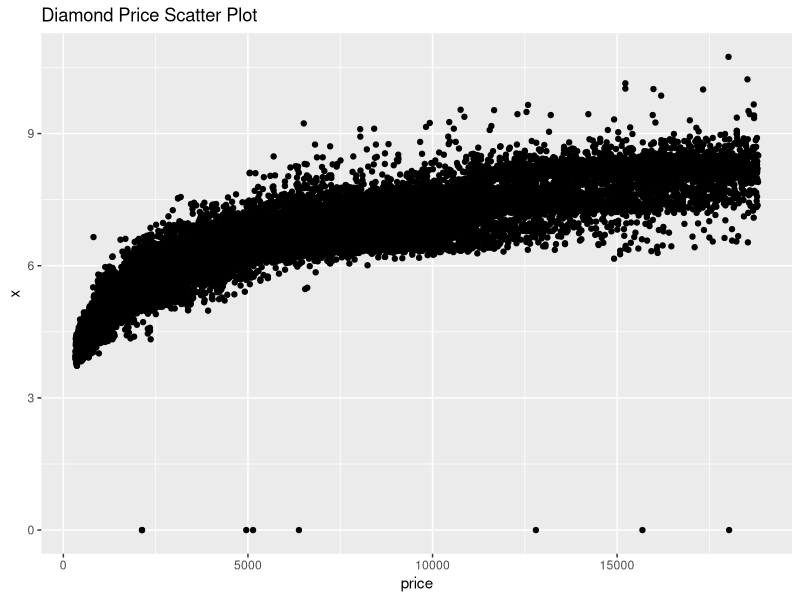
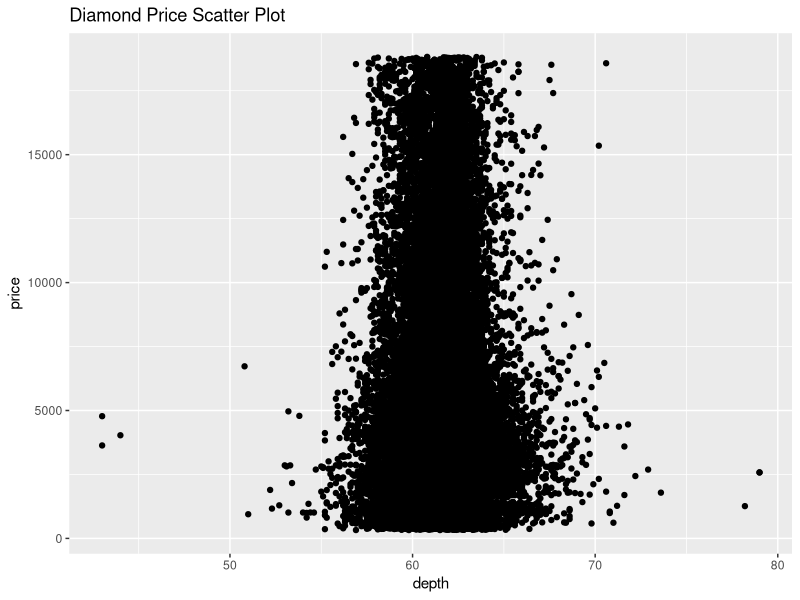
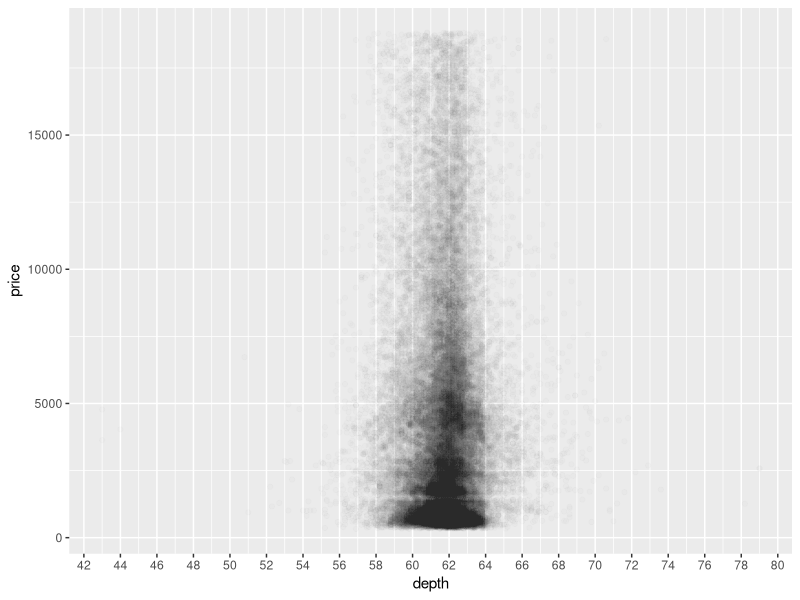
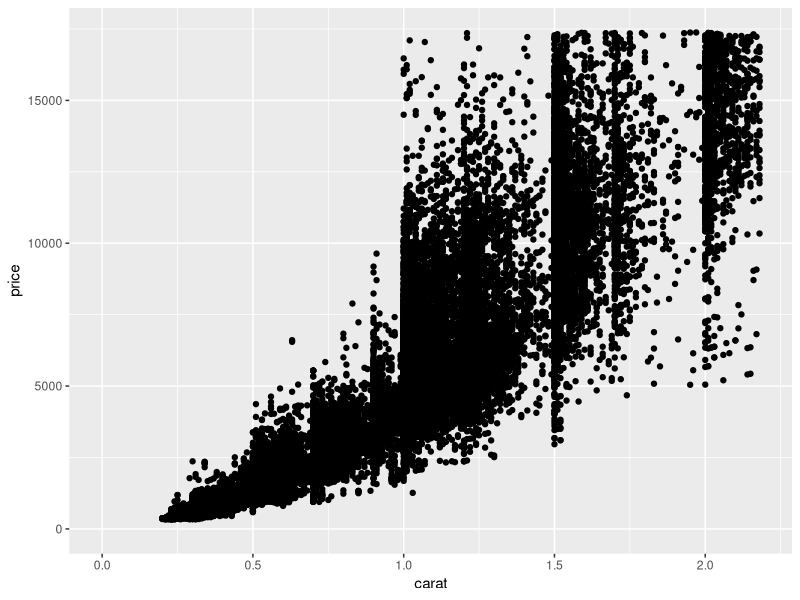
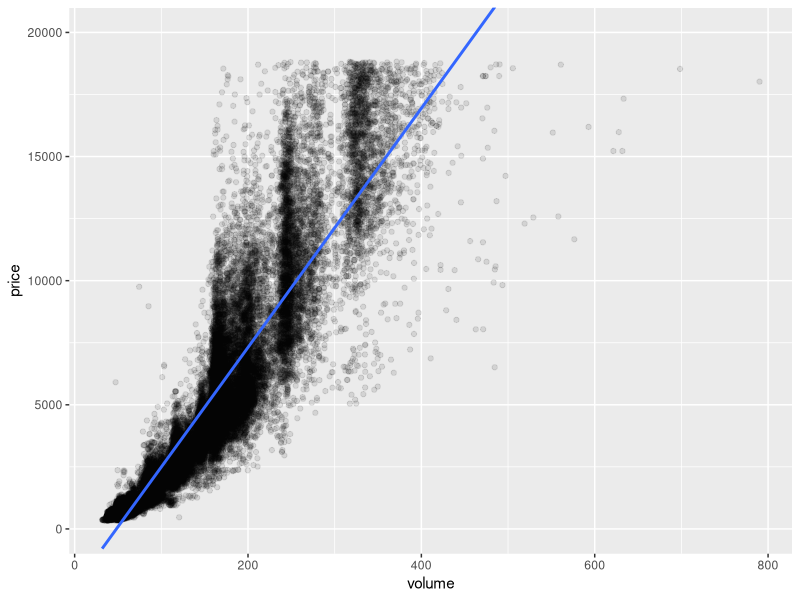
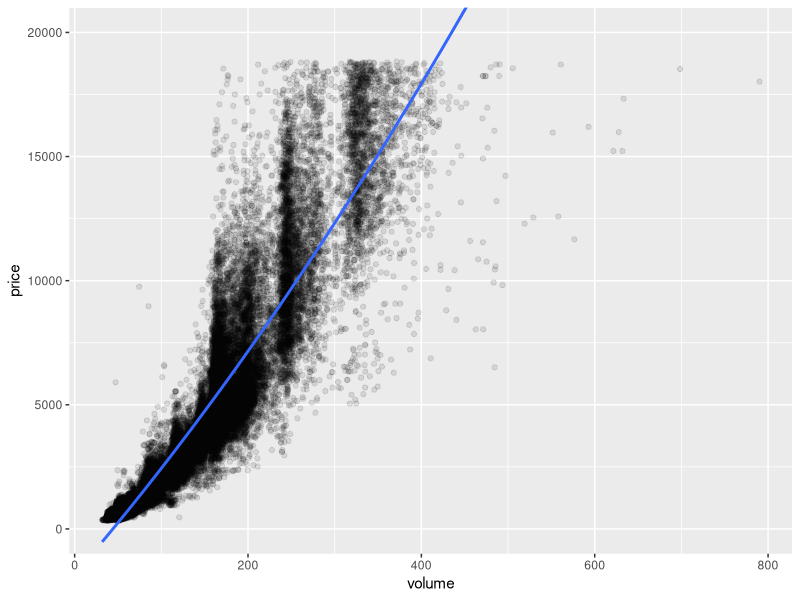
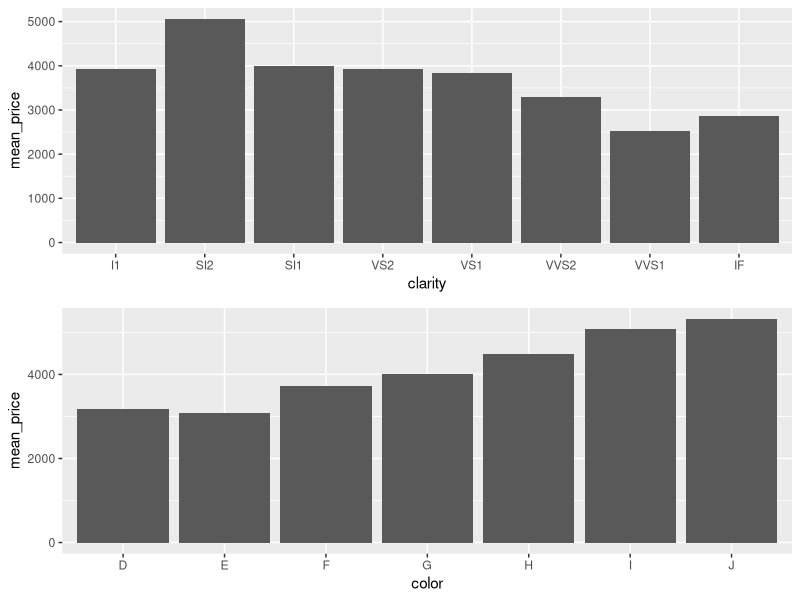

R code for these plots, in order:
## ---- chunk 1
library(ggplot2)
data("diamonds")
summary(diamonds)
str(diamonds)
#?diamonds
## ---- chunk 2
ggplot(aes(x = price, y = x), data = diamonds) + 
  geom_point() +
  ggtitle("Diamond Price Scatter Plot")
## ---- chunk 3
cor.test(diamonds$x, diamonds$price)
cor.test(diamonds$y, diamonds$price)
cor.test(diamonds$z, diamonds$price)
## ---- chunk 4
ggplot(aes(x = depth, y = price), data = diamonds) + 
  geom_point() +
  ggtitle("Diamond Price Scatter Plot")
## ---- chunk 5
ggplot(data = diamonds, aes(x = depth, y = price)) + 
  geom_point(alpha = 1/100) + 
  scale_x_continuous(breaks =  seq(40,80,2), labels =  seq(40,80,2))

## ---- chunk 6
cor.test(diamonds$depth, diamonds$price)
## ---- chunk 7
ggplot(data = diamonds,aes(x = carat, y = price)) + 
  xlim(0,quantile(diamonds$carat,0.99)) +
  ylim(0,quantile(diamonds$price,0.99)) +
  geom_point()
## ---- chunk 8
diamonds$volume = diamonds$x*diamonds$y*diamonds$z
str(diamonds)

# There are some outliers. Some diamonds have a valume of 0. 
length(which(diamonds$volume == 0))
## ---- chunk 9
diamonds.set = subset(diamonds, volume != 0 & volume < 800 )
cor.test(diamonds.set$volume, diamonds.set$price)
## ---- chunk 10
ggplot(diamonds.set, aes(x = volume, y = price)) +
  geom_point(alpha = 0.10) +
  geom_smooth(method = "lm") +
  coord_cartesian(ylim = c(0,20000))

# Looking at polynimoal functions of order 2
ggplot(diamonds.set, aes(x = volume, y = price)) +
  geom_point(alpha = 0.10) +
  geom_smooth(method = "lm", formula = y ~ poly(x, 2)) +
  coord_cartesian(ylim = c(0,20000))
## ---- chunk 11
suppressMessages(library(ggplot2))
suppressMessages(library(dplyr))
data(diamonds)

diamondsByClarity = group_by(diamonds,clarity) %>% 
                                summarise(
                                mean_price = mean(price),
                                median_price = median(as.numeric(price)),
                                min_price = min(price),
                                max_price = max(price),
                                n = n())
head(diamondsByClarity)
## ---- chunk 12
data(diamonds)
library(dplyr)

#install.packages("gridExtra")
library(gridExtra)

diamonds_by_clarity <- group_by(diamonds, clarity)
diamonds_mp_by_clarity <- summarise(diamonds_by_clarity, mean_price = mean(price))

diamonds_by_color <- group_by(diamonds, color)
diamonds_mp_by_color <- summarise(diamonds_by_color, mean_price = mean(price))

plot1 = ggplot(aes(x = clarity, y = mean_price), data = diamonds_mp_by_clarity) +
        geom_bar(stat = "identity")

plot2 = ggplot(aes(x = color, y = mean_price), data = diamonds_mp_by_color) +
        geom_bar(stat = "identity")

grid.arrange(plot1,plot2, ncol = 1)
